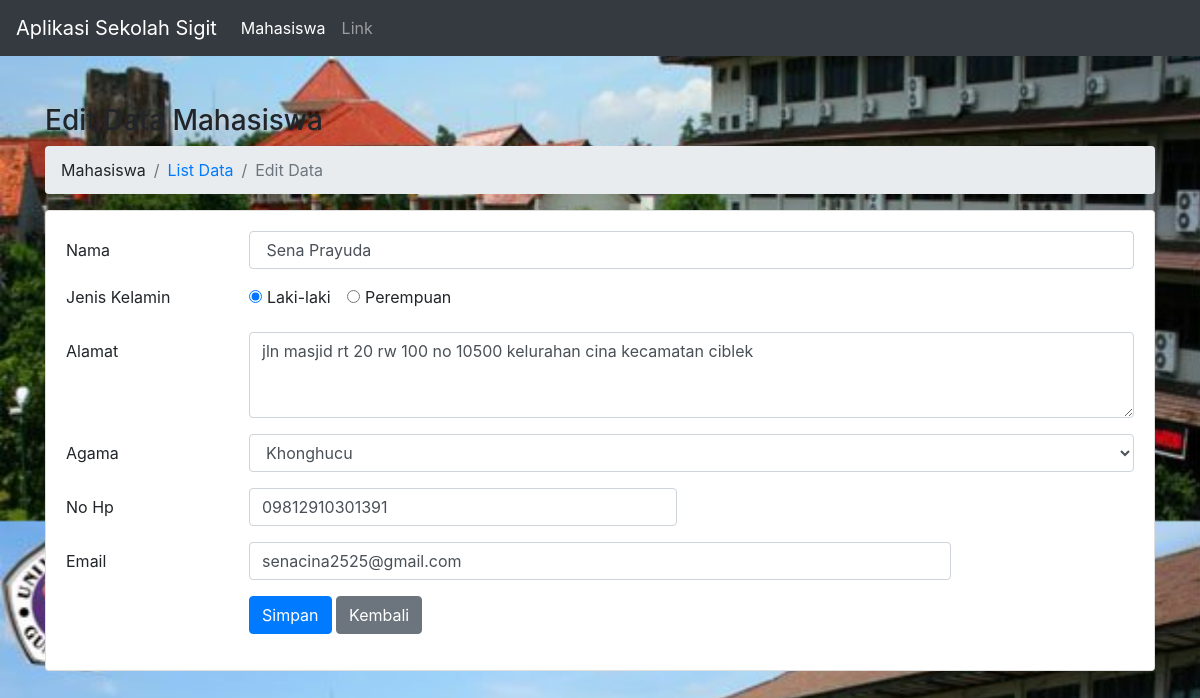
Screenshot of /Sekolah_Sigit/mahasiswa/edit/5 with the database file from the repository.
### tables this page shows
CREATE TABLE `mahasiswa` (
  `IdMhsw` int(11) NOT NULL,
  `Nama` varchar(150) DEFAULT NULL,
  `JenisKelamin` varchar(20) DEFAULT NULL,
  `Alamat` text DEFAULT NULL,
  `Agama` varchar(30) DEFAULT NULL,
  `NoHp` varchar(15) DEFAULT NULL,
  `Email` varchar(150) DEFAULT NULL
);

### Sekolah_Sigit/application/controllers/Mahasiswa.php (called while the page is built, shortened)
<?php
class Mahasiswa extends CI_Controller
{
    public function __construct()
    {
        $this->load->model("Mahasiswa_model");
    }
    public function edit($id = null)
    {
        $Mahasiswa = $this->Mahasiswa_model;
        $data["title"] = "Edit Data Mahasiswa";
        $data["data_mahasiswa"] = $Mahasiswa->getById($id);
        $this->load->view('templates/header', $data);
        $this->load->view('templates/menu');
        $this->load->view('mahasiswa/edit', $data);
        $this->load->view('templates/footer');
    }
}

### Sekolah_Sigit/index.php (called while the page is built, shortened)
<?php
require_once BASEPATH.'core/CodeIgniter.php';

### Sekolah_Sigit/application/models/Mahasiswa_model.php (called while the page is built, shortened)
<?php
class Mahasiswa_model extends CI_Model
{
    private $table = 'mahasiswa';
    public function getById($id)
    {
        return $this->db->get_where($this->table, ["IdMhsw" => $id])->row();
    }
}

### Sekolah_Sigit/application/views/mahasiswa/edit.php (the view, shortened to what this page needs)
<div class="container pt-5">
    <h3><?= $title ?></h3>
    <nav aria-label="breadcrumb">
        <ol class="breadcrumb ">
            <li class="breadcrumb-item"><a>Mahasiswa</a></li>
            <li class="breadcrumb-item "><a href="<?= base_url('mahasiswa'); ?>">List Data</a></li>
            <li class="breadcrumb-item active" aria-current="page">Edit Data</li>
        </ol>
    </nav>
    <div class="row">
        <div class="col-md-12">
            <div class="card">
                <div class="card-body">
                    <?php
                    $attributes = array('id' => 'FrmEditMahasiswa', 'method' => "post", "autocomplete" => "off");
                    echo form_open('', $attributes);
                    ?>
                    <div class="form-group row">
                        <label for="Nama" class="col-sm-2 col-form-label">Nama</label>
                        <div class="col-sm-10">
                            <input type="text" class="form-control" id="Nama" name="Nama" value=" <?= $data_mahasiswa->Nama; ?>">
                        </div>
                    </div>
                    <fieldset class="form-group">
                        <div class="row">
                            <legend class="col-form-label col-sm-2 pt-0">Jenis Kelamin</legend>
                            <div class="col-sm-10">
                                <div class="form-check form-check-inline">
                                    <input class="form-check-input" type="radio" id="JenisKelamin" name="JenisKelamin" value="Laki-laki" <?php if ($data_mahasiswa->JenisKelamin == "Laki-laki") : echo "checked";
                                                                                                                                            endif; ?>>
                                    <label class="form-check-label" for="JenisKelamin">
                                        Laki-laki
                                    </label>
                                </div>
                                <div class="form-check form-check-inline">
                                    <input class="form-check-input" type="radio" id="JenisKelamin2" name="JenisKelamin" value="Perempuan" <?php if ($data_mahasiswa->JenisKelamin == "Perempuan") : echo "checked";
                                                                                                                                            endif; ?>>
                                    <label class="form-check-label" for="JenisKelamin2">
                                        Perempuan
                                    </label>
                                </div>
                            </div>
                        </div>
                    </fieldset>
                    <div class="form-group row">
                        <label for="Alamat" class="col-sm-2 col-form-label">Alamat</label>
                        <div class="col-sm-10">
                            <textarea class="form-control" id="Alamat" name="Alamat" rows="3"><?= $data_mahasiswa->Alamat; ?></textarea>
                        </div>
                    </div>
                    <div class="form-group row">
                        <label for="Alamat" class="col-sm-2 col-form-label">Agama</label>
                        <div class="col-sm-10">
                            <select class="form-control" id="Agama" name="Agama">
                                <option value="Khonghucu" <?php if ($data_mahasiswa->Agama == "Khonghucu") : echo "selected";
                                                            endif; ?>>Khonghucu</option>
                            </select>
                        </div>
                    </div>
                    <div class="form-group row">
                        <label for="NoHp" class="col-sm-2 col-form-label">No Hp</label>
                        <div class="col-sm-5">
                            <input type="text" class="form-control" id="NoHp" name="NoHp" value="<?= $data_mahasiswa->NoHp; ?>">
                        </div>
                    </div>
                    <div class="form-group row">
                        <label for="Email" class="col-sm-2 col-form-label">Email</label>
                        <div class="col-sm-8">
                            <input type="text" class="form-control" id="Email" name="Email" value="<?= $data_mahasiswa->Email; ?>">
                        </div>
                    </div>
                    <div class="form-group row">
                        <div class="col-sm-10 offset-md-2">
                            <button type="submit" class="btn btn-primary">Simpan</button>
                            <a class="btn btn-secondary" href="javascript:history.back()">Kembali</a>
                        </div>
                    </div>
                    </form>
                </div>
            </div>
        </div>
    </div>
</div>

### Sekolah_Sigit/assets/css/style.css (style rules this page uses)
body { background-image: url("../image/UG.jpg"); background-size: cover; background-position: 0px -150px; }

### rows the page displays
mahasiswa: Nama "Sena Prayuda", JenisKelamin "☑ Laki-laki", JenisKelamin "☐ Perempuan", Alamat "jln masjid rt 20 rw 100 no 10500 kelurahan cina kecamatan ciblek", Agama "Khonghucu", NoHp "09812910301391", Email "senacina2525@gmail.com"

### other values shown
$title "Edit Data Mahasiswa"
